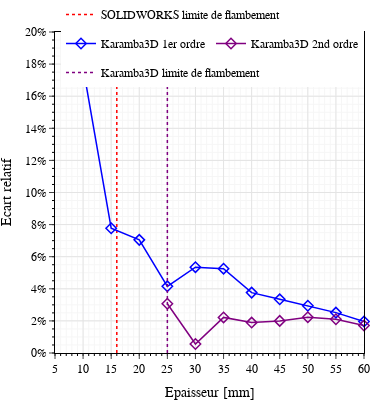

The code cell stored with this chart in its notebook:
### Code cell
fig = go.Figure()
fig.update_layout(width=370,height = 400,plot_bgcolor='white',margin=dict(l=0, r=00, t=0, b=0),legend=dict(x=1.0,y=1.1,xanchor="right",orientation="h"),font=dict(family='Linux Libertine',color='black'),coloraxis_showscale=False)
fig.update_xaxes(title_text="Epaisseur [mm]",range=[5,60],tickvals = np.arange(0,100,5),
                 showline=True,showgrid=True,gridcolor='rgb(228,228,228)',linecolor='black',mirror=True,tickson="boundaries",minor=dict(ticklen=2, tickcolor="black",nticks=20, tickmode='auto', showgrid=True),ticks="outside")
fig.update_yaxes(title_text="Ecart relatif",range=[0,0.2],tickvals = np.arange(0,2,0.02),tickformat=".0%",
                 showline=True,showgrid=True,gridcolor='rgb(228,228,228)',linecolor='black',mirror=True,tickson="boundaries",minor=dict(ticklen=2, tickcolor="black", nticks=20, showgrid=True),tickmode = 'array',ticks="outside",
                 )
col = ['red','blue','green','purple']
k=0
fig.add_trace(go.Scatter(
        x=[16,16],y=[0,1000],
        mode='lines',
        name="SOLIDWORKS limite de flambement",
        line=dict(width=1.5,color=col[k],dash="dot"),showlegend=True,legendgroup="13",
        marker_symbol=100,marker_line_color=col[k], marker_color=col[k],marker_line_width=1.5, marker_size=8,
        ))
k = 1
ER_1 = np.abs(SW - karamba1)/SW
fig.add_trace(go.Scatter(
        x=np.arange(5,65,5),y=ER_1,
        mode='lines+markers',
        name="Karamba3D 1er ordre",
        line=dict(width=1.5,color=col[k]),showlegend=True,legendgroup="1",
        marker_symbol=102,marker_line_color=col[k], marker_color=col[k],marker_line_width=1.5, marker_size=8,
        ))
k = 3
ER_2 = np.abs(SW[4:] - karamba2)/SW[4:]
fig.add_trace(go.Scatter(
        x=np.arange(25,65,5),y=ER_2,
        mode='lines+markers',
        name="Karamba3D 2nd ordre",
        line=dict(width=1.5,color=col[k]),showlegend=True,legendgroup="2",
        marker_symbol=102,marker_line_color=col[k], marker_color=col[k],marker_line_width=1.5, marker_size=8,
        ))

fig.add_trace(go.Scatter(
        x=[25,25],y=[0,1000],
        mode='lines',
        name="Karamba3D limite de flambement",
        line=dict(width=1.5,color=col[k],dash="dot"),showlegend=True,legendgroup="3",
        marker_symbol=102,marker_line_color=col[k], marker_color=col[k],marker_line_width=1.5, marker_size=8,
        ))
fig.update_traces(cliponaxis=False)

fig.write_image("plot.pdf")

fig.show()

### Figure 1 — Plotly figure (JSON) as saved in the notebook; plotly's stock layout.template omitted (floating-point values rounded to 4 significant figures)
{"data": [{"cliponaxis": false, "legendgroup": "13", "line": {"color": "red", "dash": "dot", "width": 1.5}, "marker": {"color": "red", "line": {"color": "red", "width": 1.5}, "size": 8, "symbol": 100}, "mode": "lines", "name": "SOLIDWORKS limite de flambement", "showlegend": true, "type": "scatter", "x": [16, 16], "y": [0, 1000]}, {"cliponaxis": false, "legendgroup": "1", "line": {"color": "blue", "width": 1.5}, "marker": {"color": "blue", "line": {"color": "blue", "width": 1.5}, "size": 8, "symbol": 102}, "mode": "lines+markers", "name": "Karamba3D 1er ordre", "showlegend": true, "type": "scatter", "x": [5, 10, 15, 20, 25, 30, 35, 40, 45, 50, 55, 60], "y": [0.7078, 0.1779, 0.07772, 0.07048, 0.04154, 0.05347, 0.05253, 0.03762, 0.03345, 0.02941, 0.02516, 0.01957]}, {"cliponaxis": false, "legendgroup": "2", "line": {"color": "purple", "width": 1.5}, "marker": {"color": "purple", "line": {"color": "purple", "width": 1.5}, "size": 8, "symbol": 102}, "mode": "lines+markers", "name": "Karamba3D 2nd ordre", "showlegend": true, "type": "scatter", "x": [25, 30, 35, 40, 45, 50, 55, 60], "y": [0.0307, 0.005587, 0.02216, 0.01893, 0.02001, 0.02232, 0.021, 0.01715]}, {"cliponaxis": false, "legendgroup": "3", "line": {"color": "purple", "dash": "dot", "width": 1.5}, "marker": {"color": "purple", "line": {"color": "purple", "width": 1.5}, "size": 8, "symbol": 102}, "mode": "lines", "name": "Karamba3D limite de flambement", "showlegend": true, "type": "scatter", "x": [25, 25], "y": [0, 1000]}], "layout": {"coloraxis": {"showscale": false}, "font": {"color": "black", "family": "Linux Libertine"}, "height": 400, "legend": {"orientation": "h", "x": 1, "xanchor": "right", "y": 1.1}, "margin": {"b": 0, "l": 0, "r": 0, "t": 0}, "plot_bgcolor": "white", "width": 370, "xaxis": {"gridcolor": "rgb(228,228,228)", "linecolor": "black", "minor": {"nticks": 20, "showgrid": true, "tickcolor": "black", "ticklen": 2, "tickmode": "auto"}, "mirror": true, "range": [5, 60], "showgrid": true, "showline": true, "ticks": "outside", "tickson": "boundaries", "tickvals": [0, 5, 10, 15, 20, 25, 30, 35, 40, 45, 50, 55, 60, 65, 70, 75, 80, 85, 90, 95], "title": {"text": "Epaisseur [mm]"}}, "yaxis": {"gridcolor": "rgb(228,228,228)", "linecolor": "black", "minor": {"nticks": 20, "showgrid": true, "tickcolor": "black", "ticklen": 2}, "mirror": true, "range": [0, 0.2], "showgrid": true, "showline": true, "tickformat": ".0%", "tickmode": "array", "ticks": "outside", "tickson": "boundaries", "tickvals": [0, 0.02, 0.04, 0.06, 0.08, 0.1, 0.12, 0.14, 0.16, 0.18, 0.2, 0.22, 0.24, 0.26, 0.28, 0.3, 0.32, 0.34, 0.36, 0.38, 0.4, 0.42, 0.44, 0.46, 0.48, 0.5, 0.52, 0.54, 0.56, 0.58, 0.6, 0.62, 0.64, 0.66, 0.68, 0.7, 0.72, 0.74, 0.76, 0.78, 0.8, 0.82, 0.84, 0.86, 0.88, 0.9, 0.92, 0.94, 0.96, 0.98, 1, 1.02, 1.04, 1.06, 1.08, 1.1, 1.12, 1.14, 1.16, 1.18, 1.2, 1.22, 1.24, 1.26, 1.28, 1.3, 1.32, 1.34, 1.36, 1.38, 1.4, 1.42, 1.44, 1.46, 1.48, 1.5, 1.52, 1.54, 1.56, 1.58, 1.6, 1.62, 1.64, 1.66, 1.68, 1.7, 1.72, 1.74, 1.76, 1.78, 1.8, 1.82, 1.84, 1.86, 1.88, 1.9, 1.92, 1.94, 1.96, 1.98], "title": {"text": "Ecart relatif"}}}}
